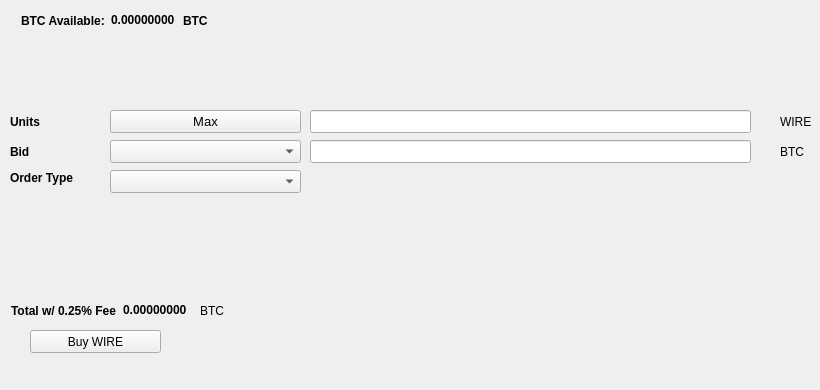
   <widget class="QWidget" name="BuyTab">
    <attribute name="title">
     <string>Buy</string>
    </attribute>
    <widget class="QPushButton" name="BuyWIRE">
     <property name="geometry">
      <rect>
       <x>30</x>
       <y>330</y>
       <width>131</width>
       <height>23</height>
      </rect>
     </property>
     <property name="text">
      <string>Buy WIRE</string>
     </property>
     <property name="icon">
      <iconset resource="../wire.qrc">
       <normaloff>:/icons/bitcoin</normaloff>:/icons/bitcoin</iconset>
     </property>
    </widget>
    <widget class="QLabel" name="label_3">
     <property name="geometry">
      <rect>
       <x>10</x>
       <y>110</y>
       <width>46</width>
       <height>23</height>
      </rect>
     </property>
     <property name="font">
      <font>
       <weight>75</weight>
       <bold>true</bold>
      </font>
     </property>
     <property name="text">
      <string>Units</string>
     </property>
    </widget>
    <widget class="QLineEdit" name="UnitsInput">
     <property name="geometry">
      <rect>
       <x>310</x>
       <y>110</y>
       <width>441</width>
       <height>23</height>
      </rect>
     </property>
     <property name="font">
      <font>
       <pointsize>9</pointsize>
       <weight>75</weight>
       <bold>true</bold>
      </font>
     </property>
    </widget>
    <widget class="QLineEdit" name="BuyBidPriceEdit">
     <property name="geometry">
      <rect>
       <x>310</x>
       <y>140</y>
       <width>441</width>
       <height>23</height>
      </rect>
     </property>
     <property name="font">
      <font>
       <pointsize>9</pointsize>
       <weight>75</weight>
       <bold>true</bold>
      </font>
     </property>
    </widget>
    <widget class="QLabel" name="label_4">
     <property name="geometry">
      <rect>
       <x>780</x>
       <y>110</y>
       <width>31</width>
       <height>23</height>
      </rect>
     </property>
     <property name="text">
      <string>WIRE</string>
     </property>
    </widget>
    <widget class="QLabel" name="label_5">
     <property name="geometry">
      <rect>
       <x>780</x>
       <y>140</y>
       <width>31</width>
       <height>23</height>
      </rect>
     </property>
     <property name="text">
      <string>BTC</string>
     </property>
    </widget>
    <widget class="QLabel" name="label_6">
     <property name="geometry">
      <rect>
       <x>10</x>
       <y>140</y>
       <width>46</width>
       <height>23</height>
      </rect>
     </property>
     <property name="font">
      <font>
       <weight>75</weight>
       <bold>true</bold>
      </font>
     </property>
     <property name="text">
      <string>Bid</string>
     </property>
    </widget>
    <widget class="QLabel" name="label_7">
     <property name="geometry">
      <rect>
       <x>10</x>
       <y>170</y>
       <width>91</width>
       <height>16</height>
      </rect>
     </property>
     <property name="font">
      <font>
       <weight>75</weight>
       <bold>true</bold>
      </font>
     </property>
     <property name="text">
      <string>Order Type</string>
     </property>
    </widget>
    <widget class="QPushButton" name="Buy_Max_Amount">
     <property name="geometry">
      <rect>
       <x>110</x>
       <y>110</y>
       <width>191</width>
       <height>23</height>
      </rect>
     </property>
     <property name="font">
      <font>
       <pointsize>10</pointsize>
      </font>
     </property>
     <property name="text">
      <string>Max</string>
     </property>
    </widget>
    <widget class="QComboBox" name="BuyBidcomboBox">
     <property name="geometry">
      <rect>
       <x>110</x>
       <y>140</y>
       <width>191</width>
       <height>23</height>
      </rect>
     </property>
     <property name="font">
      <font>
       <pointsize>10</pointsize>
      </font>
     </property>
    </widget>
    <widget class="QComboBox" name="buyOrdertypeCombo">
     <property name="geometry">
      <rect>
       <x>110</x>
       <y>170</y>
       <width>191</width>
       <height>23</height>
      </rect>
     </property>
     <property name="font">
      <font>
       <pointsize>10</pointsize>
      </font>
     </property>
    </widget>
    <widget class="QWidget" name="layoutWidget1">
     <property name="geometry">
      <rect>
       <x>21</x>
       <y>11</y>
       <width>227</width>
       <height>19</height>
      </rect>
     </property>
     <layout class="QHBoxLayout" name="horizontalLayout_3">
      <item>
       <widget class="QLabel" name="label232">
        <property name="font">
         <font>
          <weight>75</weight>
          <bold>true</bold>
         </font>
        </property>
        <property name="text">
         <string>BTC Available:</string>
        </property>
       </widget>
      </item>
      <item>
       <widget class="QLabel" name="BtcAvailableLbl">
        <property name="palette">
         <palette>
          <active>
           <colorrole role="WindowText">
            <brush brushstyle="SolidPattern">
             <color alpha="255">
              <red>0</red>
              <green>0</green>
              <blue>0</blue>
             </color>
            </brush>
           </colorrole>
           <colorrole role="Button">
            <brush brushstyle="SolidPattern">
             <color alpha="255">
              <red>0</red>
              <green>170</green>
              <blue>0</blue>
             </color>
            </brush>
           </colorrole>
           <colorrole role="Light">
            <brush brushstyle="SolidPattern">
             <color alpha="255">
              <red>0</red>
              <green>255</green>
              <blue>0</blue>
             </color>
            </brush>
           </colorrole>
           <colorrole role="Midlight">
            <brush brushstyle="SolidPattern">
             <color alpha="255">
              <red>0</red>
              <green>212</green>
              <blue>0</blue>
             </color>
            </brush>
           </colorrole>
           <colorrole role="Dark">
            <brush brushstyle="SolidPattern">
             <color alpha="255">
              <red>0</red>
              <green>85</green>
              <blue>0</blue>
             </color>
            </brush>
           </colorrole>
           <colorrole role="Mid">
            <brush brushstyle="SolidPattern">
             <color alpha="255">
              <red>0</red>
              <green>113</green>
              <blue>0</blue>
             </color>
            </brush>
           </colorrole>
           <colorrole role="Text">
            <brush brushstyle="SolidPattern">
             <color alpha="255">
              <red>0</red>
              <green>170</green>
              <blue>0</blue>
             </color>
            </brush>
           </colorrole>
           <colorrole role="BrightText">
            <brush brushstyle="SolidPattern">
             <color alpha="255">
              <red>255</red>
              <green>255</green>
              <blue>255</blue>
             </color>
            </brush>
           </colorrole>
           <colorrole role="ButtonText">
            <brush brushstyle="SolidPattern">
             <color alpha="255">
              <red>0</red>
              <green>0</green>
              <blue>0</blue>
             </color>
            </brush>
           </colorrole>
           <colorrole role="Base">
            <brush brushstyle="SolidPattern">
             <color alpha="255">
              <red>255</red>
              <green>255</green>
              <blue>255</blue>
             </color>
            </brush>
           </colorrole>
           <colorrole role="Window">
            <brush brushstyle="SolidPattern">
             <color alpha="255">
              <red>0</red>
              <green>170</green>
              <blue>0</blue>
             </color>
            </brush>
           </colorrole>
           <colorrole role="Shadow">
            <brush brushstyle="SolidPattern">
             <color alpha="255">
              <red>0</red>
              <green>0</green>
              <blue>0</blue>
             </color>
            </brush>
           </colorrole>
           <colorrole role="AlternateBase">
            <brush brushstyle="SolidPattern">
             <color alpha="255">
              <red>127</red>
              <green>212</green>
              <blue>127</blue>
             </color>
            </brush>
           </colorrole>
           <colorrole role="ToolTipBase">
            <brush brushstyle="SolidPattern">
             <color alpha="255">
              <red>255</red>
              <green>255</green>
              <blue>220</blue>
             </color>
            </brush>
           </colorrole>
           <colorrole role="ToolTipText">
            <brush brushstyle="SolidPattern">
             <color alpha="255">
              <red>0</red>
              <green>0</green>
              <blue>0</blue>
             </color>
            </brush>
           </colorrole>
          </active>
          <inactive>
           <colorrole role="WindowText">
            <brush brushstyle="SolidPattern">
             <color alpha="255">
              <red>0</red>
              <green>0</green>
              <blue>0</blue>
             </color>
            </brush>
           </colorrole>
           <colorrole role="Button">
            <brush brushstyle="SolidPattern">
             <color alpha="255">
              <red>0</red>
              <green>170</green>
              <blue>0</blue>
             </color>
            </brush>
           </colorrole>
           <colorrole role="Light">
            <brush brushstyle="SolidPattern">
             <color alpha="255">
              <red>0</red>
              <green>255</green>
              <blue>0</blue>
             </color>
            </brush>
           </colorrole>
           <colorrole role="Midlight">
            <brush brushstyle="SolidPattern">
             <color alpha="255">
              <red>0</red>
              <green>212</green>
              <blue>0</blue>
             </color>
            </brush>
           </colorrole>
           <colorrole role="Dark">
            <brush brushstyle="SolidPattern">
             <color alpha="255">
              <red>0</red>
              <green>85</green>
              <blue>0</blue>
             </color>
            </brush>
           </colorrole>
           <colorrole role="Mid">
            <brush brushstyle="SolidPattern">
             <color alpha="255">
              <red>0</red>
              <green>113</green>
              <blue>0</blue>
             </color>
            </brush>
           </colorrole>
           <colorrole role="Text">
            <brush brushstyle="SolidPattern">
             <color alpha="255">
              <red>0</red>
              <green>170</green>
              <blue>0</blue>
             </color>
            </brush>
           </colorrole>
           <colorrole role="BrightText">
            <brush brushstyle="SolidPattern">
             <color alpha="255">
              <red>255</red>
              <green>255</green>
              <blue>255</blue>
             </color>
            </brush>
           </colorrole>
           <colorrole role="ButtonText">
            <brush brushstyle="SolidPattern">
             <color alpha="255">
              <red>0</red>
              <green>0</green>
              <blue>0</blue>
             </color>
            </brush>
           </colorrole>
           <colorrole role="Base">
            <brush brushstyle="SolidPattern">
             <color alpha="255">
              <red>255</red>
              <green>255</green>
              <blue>255</blue>
             </color>
            </brush>
           </colorrole>
           <colorrole role="Window">
            <brush brushstyle="SolidPattern">
             <color alpha="255">
              <red>0</red>
              <green>170</green>
              <blue>0</blue>
             </color>
            </brush>
           </colorrole>
           <colorrole role="Shadow">
            <brush brushstyle="SolidPattern">
             <color alpha="255">
              <red>0</red>
              <green>0</green>
              <blue>0</blue>
             </color>
            </brush>
           </colorrole>
           <colorrole role="AlternateBase">
            <brush brushstyle="SolidPattern">
             <color alpha="255">
              <red>127</red>
              <green>212</green>
              <blue>127</blue>
             </color>
            </brush>
           </colorrole>
           <colorrole role="ToolTipBase">
            <brush brushstyle="SolidPattern">
             <color alpha="255">
              <red>255</red>
              <green>255</green>
              <blue>220</blue>
             </color>
            </brush>
           </colorrole>
           <colorrole role="ToolTipText">
            <brush brushstyle="SolidPattern">
             <color alpha="255">
              <red>0</red>
              <green>0</green>
              <blue>0</blue>
             </color>
            </brush>
           </colorrole>
          </inactive>
          <disabled>
           <colorrole role="WindowText">
            <brush brushstyle="SolidPattern">
             <color alpha="255">
              <red>0</red>
              <green>85</green>
              <blue>0</blue>
             </color>
            </brush>
           </colorrole>
           <colorrole role="Button">
            <brush brushstyle="SolidPattern">
             <color alpha="255">
              <red>0</red>
              <green>170</green>
              <blue>0</blue>
             </color>
            </brush>
           </colorrole>
           <colorrole role="Light">
            <brush brushstyle="SolidPattern">
             <color alpha="255">
              <red>0</red>
              <green>255</green>
              <blue>0</blue>
             </color>
            </brush>
           </colorrole>
           <colorrole role="Midlight">
            <brush brushstyle="SolidPattern">
             <color alpha="255">
              <red>0</red>
              <green>212</green>
              <blue>0</blue>
             </color>
            </brush>
           </colorrole>
           <colorrole role="Dark">
            <brush brushstyle="SolidPattern">
             <color alpha="255">
              <red>0</red>
              <green>85</green>
              <blue>0</blue>
             </color>
            </brush>
           </colorrole>
           <colorrole role="Mid">
            <brush brushstyle="SolidPattern">
             <color alpha="255">
              <red>0</red>
              <green>113</green>
              <blue>0</blue>
             </color>
            </brush>
           </colorrole>
           <colorrole role="Text">
            <brush brushstyle="SolidPattern">
             <color alpha="255">
              <red>0</red>
              <green>85</green>
              <blue>0</blue>
             </color>
            </brush>
           </colorrole>
           <colorrole role="BrightText">
            <brush brushstyle="SolidPattern">
             <color alpha="255">
              <red>255</red>
              <green>255</green>
              <blue>255</blue>
             </color>
            </brush>
           </colorrole>
           <colorrole role="ButtonText">
            <brush brushstyle="SolidPattern">
             <color alpha="255">
              <red>0</red>
              <green>85</green>
              <blue>0</blue>
             </color>
            </brush>
           </colorrole>
           <colorrole role="Base">
            <brush brushstyle="SolidPattern">
             <color alpha="255">
              <red>0</red>
              <green>170</green>
              <blue>0</blue>
             </color>
            </brush>
           </colorrole>
           <colorrole role="Window">
            <brush brushstyle="SolidPattern">
             <color alpha="255">
              <red>0</red>
              <green>170</green>
              <blue>0</blue>
             </color>
            </brush>
           </colorrole>
           <colorrole role="Shadow">
            <brush brushstyle="SolidPattern">
             <color alpha="255">
              <red>0</red>
              <green>0</green>
              <blue>0</blue>
             </color>
            </brush>
           </colorrole>
           <colorrole role="AlternateBase">
            <brush brushstyle="SolidPattern">
             <color alpha="255">
              <red>0</red>
              <green>170</green>
              <blue>0</blue>
             </color>
            </brush>
           </colorrole>
           <colorrole role="ToolTipBase">
            <brush brushstyle="SolidPattern">
             <color alpha="255">
              <red>255</red>
              <green>255</green>
              <blue>220</blue>
             </color>
            </brush>
           </colorrole>
           <colorrole role="ToolTipText">
            <brush brushstyle="SolidPattern">
             <color alpha="255">
              <red>0</red>
              <green>0</green>
              <blue>0</blue>
             </color>
            </brush>
           </colorrole>
          </disabled>
         </palette>
        </property>
        <property name="font">
         <font>
          <weight>75</weight>
          <bold>true</bold>
         </font>
        </property>
        <property name="text">
         <string>0.00000000</string>
        </property>
        <property name="textInteractionFlags">
         <set>Qt::LinksAccessibleByMouse|Qt::TextSelectableByKeyboard|Qt::TextSelectableByMouse</set>
        </property>
       </widget>
      </item>
      <item>
       <widget class="QLabel" name="BtcAvailableLbl_2">
        <property name="font">
         <font>
          <weight>75</weight>
          <bold>true</bold>
         </font>
        </property>
        <property name="text">
         <string>BTC</string>
        </property>
       </widget>
      </item>
     </layout>
    </widget>
    <widget class="QWidget" name="layoutWidge2">
     <property name="geometry">
      <rect>
       <x>11</x>
       <y>301</y>
       <width>259</width>
       <height>19</height>
      </rect>
     </property>
     <layout class="QHBoxLayout" name="horizontalLayout_4">
      <item>
       <widget class="QLabel" name="label_9">
        <property name="font">
         <font>
          <weight>75</weight>
          <bold>true</bold>
         </font>
        </property>
        <property name="text">
         <string>Total w/ 0.25% Fee</string>
        </property>
       </widget>
      </item>
      <item>
       <widget class="QLabel" name="BuyCostLabel">
        <property name="palette">
         <palette>
          <active>
           <colorrole role="WindowText">
            <brush brushstyle="SolidPattern">
             <color alpha="255">
              <red>0</red>
              <green>0</green>
              <blue>0</blue>
             </color>
            </brush>
           </colorrole>
           <colorrole role="Button">
            <brush brushstyle="SolidPattern">
             <color alpha="255">
              <red>0</red>
              <green>170</green>
              <blue>0</blue>
             </color>
            </brush>
           </colorrole>
           <colorrole role="Light">
            <brush brushstyle="SolidPattern">
             <color alpha="255">
              <red>0</red>
              <green>255</green>
              <blue>0</blue>
             </color>
            </brush>
           </colorrole>
           <colorrole role="Midlight">
            <brush brushstyle="SolidPattern">
             <color alpha="255">
              <red>0</red>
              <green>212</green>
              <blue>0</blue>
             </color>
            </brush>
           </colorrole>
           <colorrole role="Dark">
            <brush brushstyle="SolidPattern">
             <color alpha="255">
              <red>0</red>
              <green>85</green>
              <blue>0</blue>
             </color>
            </brush>
           </colorrole>
           <colorrole role="Mid">
            <brush brushstyle="SolidPattern">
             <color alpha="255">
              <red>0</red>
              <green>113</green>
              <blue>0</blue>
             </color>
            </brush>
           </colorrole>
           <colorrole role="Text">
            <brush brushstyle="SolidPattern">
             <color alpha="255">
              <red>0</red>
              <green>170</green>
              <blue>0</blue>
             </color>
            </brush>
           </colorrole>
           <colorrole role="BrightText">
            <brush brushstyle="SolidPattern">
             <color alpha="255">
              <red>255</red>
              <green>255</green>
              <blue>255</blue>
             </color>
            </brush>
           </colorrole>
           <colorrole role="ButtonText">
            <brush brushstyle="SolidPattern">
             <color alpha="255">
              <red>0</red>
              <green>0</green>
              <blue>0</blue>
             </color>
            </brush>
           </colorrole>
           <colorrole role="Base">
            <brush brushstyle="SolidPattern">
             <color alpha="255">
              <red>255</red>
              <green>255</green>
              <blue>255</blue>
             </color>
            </brush>
           </colorrole>
           <colorrole role="Window">
            <brush brushstyle="SolidPattern">
             <color alpha="255">
              <red>0</red>
              <green>170</green>
              <blue>0</blue>
             </color>
            </brush>
           </colorrole>
           <colorrole role="Shadow">
            <brush brushstyle="SolidPattern">
             <color alpha="255">
              <red>0</red>
              <green>0</green>
              <blue>0</blue>
             </color>
            </brush>
           </colorrole>
           <colorrole role="AlternateBase">
            <brush brushstyle="SolidPattern">
             <color alpha="255">
              <red>127</red>
              <green>212</green>
              <blue>127</blue>
             </color>
            </brush>
           </colorrole>
           <colorrole role="ToolTipBase">
            <brush brushstyle="SolidPattern">
             <color alpha="255">
              <red>255</red>
              <green>255</green>
              <blue>220</blue>
             </color>
            </brush>
           </colorrole>
           <colorrole role="ToolTipText">
            <brush brushstyle="SolidPattern">
             <color alpha="255">
              <red>0</red>
              <green>0</green>
              <blue>0</blue>
             </color>
            </brush>
           </colorrole>
          </active>
          <inactive>
           <colorrole role="WindowText">
            <brush brushstyle="SolidPattern">
             <color alpha="255">
              <red>0</red>
              <green>0</green>
              <blue>0</blue>
             </color>
            </brush>
           </colorrole>
           <colorrole role="Button">
            <brush brushstyle="SolidPattern">
             <color alpha="255">
              <red>0</red>
              <green>170</green>
              <blue>0</blue>
             </color>
            </brush>
           </colorrole>
           <colorrole role="Light">
            <brush brushstyle="SolidPattern">
             <color alpha="255">
              <red>0</red>
              <green>255</green>
              <blue>0</blue>
             </color>
            </brush>
           </colorrole>
           <colorrole role="Midlight">
            <brush brushstyle="SolidPattern">
             <color alpha="255">
              <red>0</red>
              <green>212</green>
              <blue>0</blue>
             </color>
            </brush>
           </colorrole>
           <colorrole role="Dark">
            <brush brushstyle="SolidPattern">
             <color alpha="255">
              <red>0</red>
              <green>85</green>
              <blue>0</blue>
             </color>
            </brush>
           </colorrole>
           <colorrole role="Mid">
            <brush brushstyle="SolidPattern">
             <color alpha="255">
              <red>0</red>
              <green>113</green>
              <blue>0</blue>
             </color>
            </brush>
           </colorrole>
           <colorrole role="Text">
            <brush brushstyle="SolidPattern">
             <color alpha="255">
              <red>0</red>
              <green>170</green>
              <blue>0</blue>
             </color>
            </brush>
           </colorrole>
           <colorrole role="BrightText">
            <brush brushstyle="SolidPattern">
             <color alpha="255">
              <red>255</red>
              <green>255</green>
              <blue>255</blue>
             </color>
            </brush>
           </colorrole>
           <colorrole role="ButtonText">
            <brush brushstyle="SolidPattern">
             <color alpha="255">
              <red>0</red>
              <green>0</green>
              <blue>0</blue>
             </color>
            </brush>
           </colorrole>
           <colorrole role="Base">
            <brush brushstyle="SolidPattern">
             <color alpha="255">
              <red>255</red>
              <green>255</green>
              <blue>255</blue>
             </color>
            </brush>
           </colorrole>
           <colorrole role="Window">
            <brush brushstyle="SolidPattern">
             <color alpha="255">
              <red>0</red>
              <green>170</green>
              <blue>0</blue>
             </color>
            </brush>
           </colorrole>
           <colorrole role="Shadow">
            <brush brushstyle="SolidPattern">
             <color alpha="255">
              <red>0</red>
              <green>0</green>
              <blue>0</blue>
             </color>
            </brush>
           </colorrole>
           <colorrole role="AlternateBase">
            <brush brushstyle="SolidPattern">
             <color alpha="255">
              <red>127</red>
              <green>212</green>
              <blue>127</blue>
             </color>
            </brush>
           </colorrole>
           <colorrole role="ToolTipBase">
            <brush brushstyle="SolidPattern">
             <color alpha="255">
              <red>255</red>
              <green>255</green>
              <blue>220</blue>
             </color>
            </brush>
           </colorrole>
           <colorrole role="ToolTipText">
            <brush brushstyle="SolidPattern">
             <color alpha="255">
              <red>0</red>
              <green>0</green>
              <blue>0</blue>
             </color>
            </brush>
           </colorrole>
          </inactive>
          <disabled>
           <colorrole role="WindowText">
            <brush brushstyle="SolidPattern">
             <color alpha="255">
              <red>0</red>
              <green>85</green>
              <blue>0</blue>
             </color>
            </brush>
           </colorrole>
           <colorrole role="Button">
            <brush brushstyle="SolidPattern">
             <color alpha="255">
              <red>0</red>
              <green>170</green>
              <blue>0</blue>
             </color>
            </brush>
           </colorrole>
           <colorrole role="Light">
            <brush brushstyle="SolidPattern">
             <color alpha="255">
              <red>0</red>
              <green>255</green>
              <blue>0</blue>
             </color>
            </brush>
           </colorrole>
           <colorrole role="Midlight">
            <brush brushstyle="SolidPattern">
             <color alpha="255">
              <red>0</red>
              <green>212</green>
              <blue>0</blue>
             </color>
            </brush>
           </colorrole>
           <colorrole role="Dark">
            <brush brushstyle="SolidPattern">
             <color alpha="255">
              <red>0</red>
              <green>85</green>
              <blue>0</blue>
             </color>
            </brush>
           </colorrole>
           <colorrole role="Mid">
            <brush brushstyle="SolidPattern">
             <color alpha="255">
              <red>0</red>
              <green>113</green>
              <blue>0</blue>
             </color>
            </brush>
           </colorrole>
           <colorrole role="Text">
            <brush brushstyle="SolidPattern">
             <color alpha="255">
              <red>0</red>
              <green>85</green>
              <blue>0</blue>
             </color>
            </brush>
           </colorrole>
           <colorrole role="BrightText">
            <brush brushstyle="SolidPattern">
             <color alpha="255">
              <red>255</red>
              <green>255</green>
              <blue>255</blue>
             </color>
            </brush>
           </colorrole>
           <colorrole role="ButtonText">
            <brush brushstyle="SolidPattern">
             <color alpha="255">
              <red>0</red>
              <green>85</green>
              <blue>0</blue>
             </color>
            </brush>
           </colorrole>
           <colorrole role="Base">
            <brush brushstyle="SolidPattern">
             <color alpha="255">
              <red>0</red>
              <green>170</green>
              <blue>0</blue>
             </color>
            </brush>
           </colorrole>
           <colorrole role="Window">
            <brush brushstyle="SolidPattern">
             <color alpha="255">
              <red>0</red>
              <green>170</green>
              <blue>0</blue>
             </color>
            </brush>
           </colorrole>
           <colorrole role="Shadow">
            <brush brushstyle="SolidPattern">
             <color alpha="255">
              <red>0</red>
              <green>0</green>
              <blue>0</blue>
             </color>
            </brush>
           </colorrole>
           <colorrole role="AlternateBase">
            <brush brushstyle="SolidPattern">
             <color alpha="255">
              <red>0</red>
              <green>170</green>
              <blue>0</blue>
             </color>
            </brush>
           </colorrole>
           <colorrole role="ToolTipBase">
            <brush brushstyle="SolidPattern">
             <color alpha="255">
              <red>255</red>
              <green>255</green>
              <blue>220</blue>
             </color>
            </brush>
           </colorrole>
           <colorrole role="ToolTipText">
            <brush brushstyle="SolidPattern">
             <color alpha="255">
              <red>0</red>
              <green>0</green>
              <blue>0</blue>
             </color>
            </brush>
           </colorrole>
          </disabled>
         </palette>
        </property>
        <property name="font">
         <font>
          <weight>75</weight>
          <bold>true</bold>
         </font>
        </property>
        <property name="autoFillBackground">
         <bool>false</bool>
        </property>
        <property name="text">
         <string>0.00000000</string>
        </property>
        <property name="textInteractionFlags">
         <set>Qt::LinksAccessibleByMouse|Qt::TextSelectableByMouse</set>
        </property>
       </widget>
      </item>
      <item>
       <widget class="QLabel" name="label_10">
        <property name="font">
         <font>
          <weight>50</weight>
          <bold>false</bold>
         </font>
        </property>
        <property name="text">
         <string>BTC</string>
        </property>
       </widget>
      </item>
     </layout>
    </widget>
    <widget class="QLabel" name="label_24">
     <property name="geometry">
      <rect>
       <x>460</x>
       <y>300</y>
       <width>281</width>
       <height>81</height>
      </rect>
     </property>
     <property name="text">
      <string/>
     </property>
     <property name="pixmap">
      <pixmap>:/images/bittrex</pixmap>
     </property>
    </widget>
   </widget>
